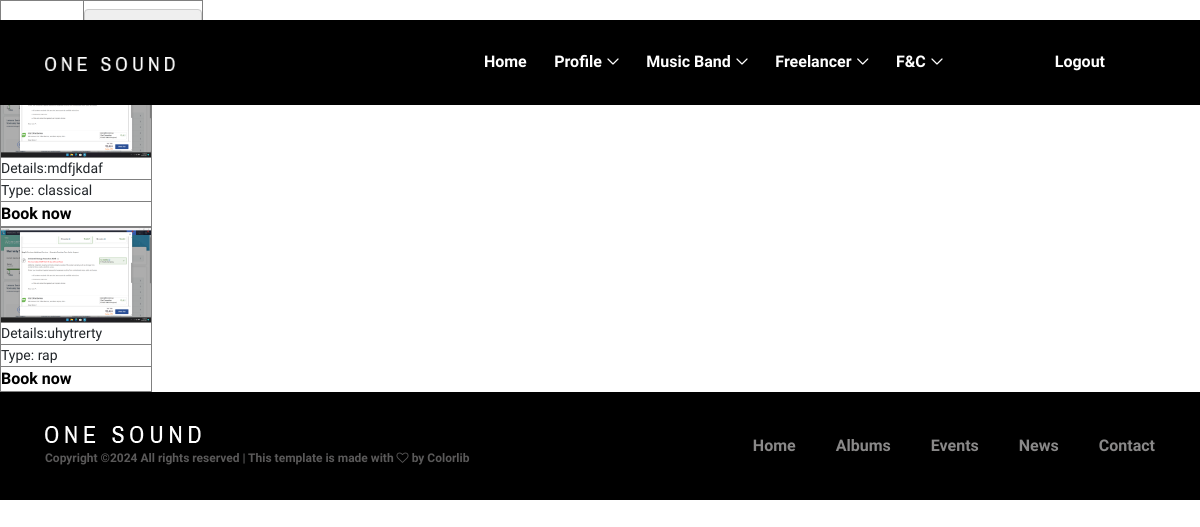
Page /User/ViewWorks/10 on the committed database.
### MusicBand/models.py (models this page shows)
class tbl_Bandworks(models.Model):
    Bandworks_details=models.CharField(max_length=50)
    Bandworks_files=models.FileField(upload_to='workDoc/')
    musicaltype=models.ForeignKey(tbl_Musicaltype,on_delete=models.CASCADE,null=True)
    musicband=models.ForeignKey(tbl_MusicalBandRegistration,on_delete=models.CASCADE,null=True)

### Admin/models.py (models this page shows)
class tbl_Musicaltype(models.Model):
    Musical_type=models.CharField(max_length=100)

### User/views.py (the view)
# urls.py: path('ViewWorks/<int:bid>',views.ViewWorks,name="ViewWorks"),
def ViewWorks(request,bid):
    data=tbl_Musicaltype.objects.all()
    fdata=tbl_MusicalBandRegistration.objects.get(id=bid)
    request.session["fdata"]=fdata.id
    wdata=tbl_Bandworks.objects.filter(musicband=fdata)
    return render(request,"user/ViewWorks.html",{'data':data,'wdata':wdata})

### User/Templates/User/ViewWorks.html (shortened to what this page needs)
{% extends 'User/Header.html' %}
{% load static %}
    {% block content %}
    <table border="1" align="center">
        <form method="post">
            <tr>
                <td>Musical Type</td>
                <td>
                </td>
            </tr>
        </form>
    </table>
    <div id="resultdata">
        {% for i in wdata %}
        <table border="1">
            <tr>
                <td colspan="2" align="center"><img src="{{i.Bandworks_files.url}}" width="150" height="150"></td>
            </tr>
            <tr>
                <td>Details:{{i.Bandworks_details}}</td>
            </tr>
            <tr>
                <td>Type: {{i.musicaltype.Musical_type}}</td>
            </tr>
            <tr>
                <td><a href="{% url 'User:Bandbooking' i.id %}">Book now</a></td>
            </tr>
        </table>
        {% endfor %}
    </div>
</body>
{% endblock content %}

### Guest/static/main/style.css (style rules this page uses)
* { margin: 0; padding: 0; }
body { font-family: "Archivo Narrow", sans-serif; font-size: 14px; }
a, a:hover, a:focus { -webkit-transition-duration: 500ms; transition-duration: 500ms; text-decoration: none; outline: 0 solid transparent; color: #000000; font-weight: 700; font-size: 16px; font-family: "Archivo Narrow", sans-serif; }
img { height: auto; max-width: 100%; }

### Guest/static/main/css/classy-nav.css (style rules this page uses)
* { margin: 0; padding: 0; }
body { font-family: "Roboto", sans-serif; }
img { height: auto; max-width: 100%; }

### rows in the picture
tbl_Bandworks: Bandworks_files (picture), Bandworks_details "mdfjkdaf", musicaltype.Musical_type "classical"
tbl_Bandworks: Bandworks_files (picture), Bandworks_details "uhytrerty", musicaltype.Musical_type "rap"
